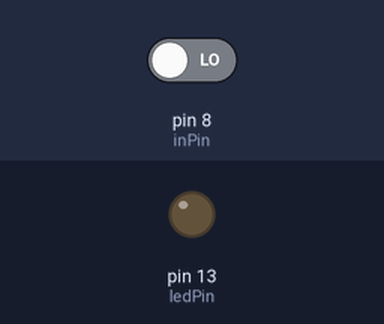
The sketch below on a simulated Arduino Uno, built with avr-gcc and run on an emulated ATmega328P. Shown: output pins drawn as LEDs (lit = HIGH). The inputs (shaded band) are chosen by the test bench; at power-on: pin 8 (inPin) LOW.

Above: at 1.2 s.
1.3 s: pin 8 (inPin) driven HIGH
At 2.1 s:
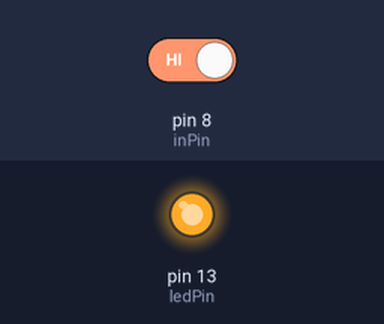
Timing chart, 0 to 4.3 s (numbered marks = the images above; inputs shaded):
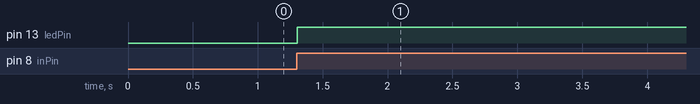

Measured:
- after the input at 1.3 s, pin 13 (ledPin): LOW → HIGH at once

The sketch:

led_switch.ino
```cpp
const int ledPin = 13;
const int inPin = 8;
boolean lastButton = LOW;
boolean ledOn = false;
boolean currentButton = LOW;

void setup() {
  // put your setup code here, to run once:
  pinMode(ledPin, OUTPUT);
  pinMode(inPin, INPUT);
}

boolean debounce(boolean last) {
  boolean current = digitalRead(inPin);
  if (last != current) {
    // Enough time to debounce but not for finger to remove
    delay(5);
    current = digitalRead(inPin);
  }

  return current;
}

void loop() {
  // put your main code here, to run repeatedly:
  currentButton = debounce(lastButton);
  if (lastButton == LOW && currentButton == HIGH)
  {
    ledOn = !ledOn;
  }

  lastButton = currentButton;
  digitalWrite(ledPin, ledOn);
}
```
